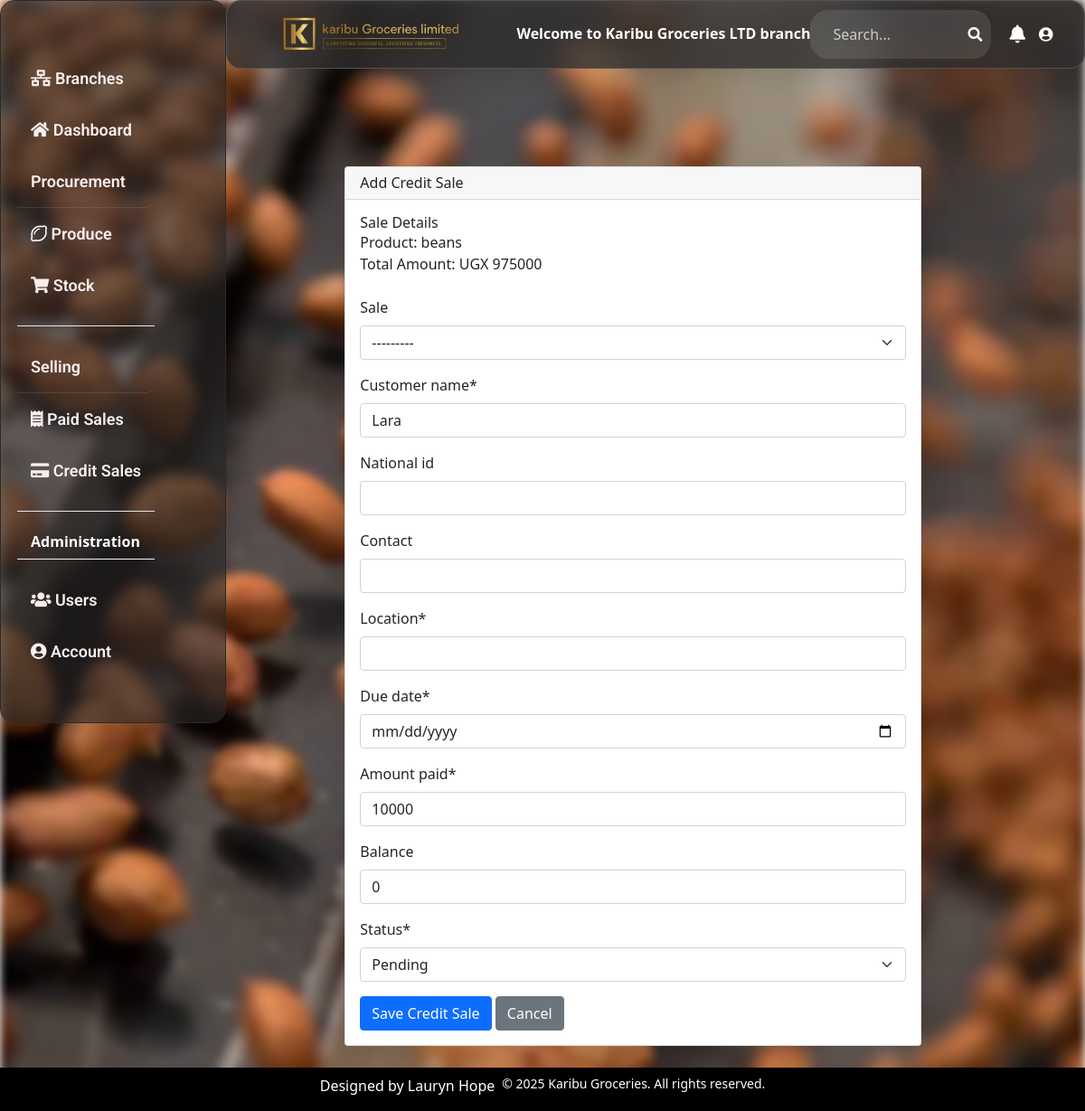
Screenshot of /create_credit_sale/4/ (signed in) with the database file from the repository.
### happy_hoe/models.py (models this page shows, shortened)
class Sale(models.Model):
    branch = models.ForeignKey(Branch, on_delete=models.CASCADE, related_name='branch_sales', null=True, blank=True)
    product_name= models.ForeignKey(Stock, on_delete=models.CASCADE,max_length=100, blank=True, null=True)
    unit_price= models.IntegerField( blank=True, null=True, default=1000)
    quantity= models.IntegerField( blank=True, default=5, null=True)
    customer_name= models.CharField(max_length=100, blank=True, null=True)
    date= models.DateField(auto_now_add=True, blank=True, null=True)
    amount_received= models.IntegerField( blank=True, default=1500, null=True)
    payment_method_choices=(
        ('Cash', 'Cash'),
        ('Credit', 'Credit'),
        ('Mobile Money', 'Mobile Money'),
    )
    payment_method= models.CharField(max_length=50, choices=payment_method_choices, blank=True, null=True)
    payment_status = models.CharField(
        max_length=20,
        choices=[
            ('PAID', 'Paid'),
            ('PENDING', 'Pending'),
            ('CANCELLED', 'Cancelled')
        ],
        default='PAID'
    )
    sales_agent= models.ForeignKey(Userprofile,on_delete=models.CASCADE, blank=True)
    def total_sale(self):
        total= self.quantity * self.product_name.unit_price
        """if self.product_name and self.product_name .unit_price is not None:
            return self.quantity * self.product_name.unit_price"""
        return total
    def __str__(self):
        return str(self.product_name)
    class Meta:
        indexes = [
            models.Index(fields=['branch', 'date']),
        ]
        ordering = ['branch', '-date']
    def save(self, *args, **kwargs):
        if not self.branch_id and self.sales_agent:
            self.branch = self.sales_agent.branch
        super().save(*args, **kwargs)

class Stock(models.Model):
    branch= models.ForeignKey(Branch, on_delete=models.CASCADE,  related_name='branch_stock', null=True, blank=True)
    Category_name= models.ForeignKey (Category, on_delete=models.CASCADE, blank=True)
    product_choices=(
        ('beans', 'beans'),
        ('soybeans', 'soybeans'),
        ('gnuts', 'gnuts'),
        ('maize', 'maize'),
        ('cowpeas', 'cowpeas'),
    )
    product_name = models.CharField(max_length=50, null=True, blank=True, choices=product_choices)
    total_quantity= models.PositiveIntegerField( default=0, blank=True, null=True)
    issued_quantity= models.PositiveIntegerField(default=0, blank=True, null=True)
    received_quantity= models.PositiveIntegerField( default=0, blank=True, null=True)
    cost_of_stock= models.DecimalField(max_digits=50, blank=True, null=True, default=1000000, decimal_places=0)
    unit_cost= models.IntegerField(blank=True, null=True, default=500)
    unit_price= models.IntegerField(blank=True, null=True, default=500)
    date_of_stock= models.DateField(auto_now_add=True ,blank=True, null=True)
    supplier_name= models.CharField(max_length=100, blank=True, null=True)
    phone_regex = RegexValidator(
        regex=r'^\+?256[0-9]{9,15}$',
        message="Phone number must be in the format: '+2567XXXXXXXX'.")
    supplier_contact = models.CharField(max_length=15, validators=[phone_regex], blank=True, null=True)
    type_of_produce = models.CharField(max_length=100, blank=True, null=True)
    entry_agent= models.ForeignKey(Userprofile, on_delete=models.CASCADE, null=True, blank=True, related_name='stocks_entered')
    def __str__(self):
        return str(self.product_name)

### happy_hoe/views.py (the view)
# urls.py: path('create_credit_sale/<int:sale_id>/', views.create_credit_sale, name='create_credit_sale'),
@login_required
def create_credit_sale(request, sale_id):
    sale = get_object_or_404(Sale, id=sale_id)
    if hasattr(sale, 'credit_details'):
        messages.warning(request, 'This sale already has a credit record!')
        return redirect('credit_sales')
    sale.payment_method = 'Credit'
    sale.payment_status = 'PENDING'
    sale.save()
    if request.method == 'POST':
        form = CreditSaleForm(request.POST)
        if form.is_valid():
            credit_sale = form.save(commit=False)
            credit_sale.sale = sale
            credit_sale.balance = sale.total_sale() - credit_sale.amount_paid
            if credit_sale.balance <= 0:
                credit_sale.status = 'PAID'
            elif credit_sale.due_date < timezone.now().date():
                credit_sale.status = 'OVERDUE'
            else:
                credit_sale.status = 'PENDING'
            credit_sale.save()
            messages.success(request, 'Credit sale added successfully!')
            return redirect('credit_sales')
    else:
        initial_data = {}
        if sale.customer_name:
            initial_data['customer_name'] = sale.customer_name
        form = CreditSaleForm(initial=initial_data)
    context = {
        'form': form,
        'sale': sale
    }
    return render(request, 'happy_hoeapp/create_credit_sale.html', context)# Edit existing CreditSale

### happy_hoe/forms.py
class CreditSaleForm(forms.ModelForm):
    class Meta:
        model = CreditSale
        fields ='__all__'
        widgets = {
            'due_date': forms.DateInput(attrs={'type': 'date'})
        }

### happy_hoe/templates/happy_hoeapp/create_credit_sale.html (shortened to what this page needs)
{% extends 'happy_hoeapp/base.html' %}
{% load crispy_forms_tags %}
{% block content %}
<div class="container mt-4">
    <div class="row justify-content-center">
        <div class="col-md-8">
            <div class="card shadow-lg">
                <div class="card-header">
                    <h4 class="mb-0">Add Credit Sale</h4>
                </div>
                <div class="card-body">
                    <div class="mb-4">
                        <h5>Sale Details</h5>
                        <p>Product: {{ sale.product_name }}</p>
                        <p>Total Amount: UGX {{ sale.total_sale }}</p>
                    </div>
                    <form method="POST">
                        {{ form|crispy }}
                        <div class="mt-3">
                            <button type="submit" class="btn btn-primary">Save Credit Sale</button>
                            <a href="{% url 'sales' %}" class="btn btn-secondary">Cancel</a>
                        </div>
                    </form>
                </div>
            </div>
        </div>
    </div>
</div>
{% endblock %}

### happy_hoe/static/css/base.css (style rules this page uses)
html, body { height: 100%; width: 100%; margin: 0; }
body::before { content: ""; position: fixed; top: 0; left: 0; right: 0; bottom: 0; width: 100%; height: 100%; top: 0; left: 0; right: 0; bottom: 0; background: url('/static/images/f1.webp') no-repeat center center fixed; background-size: cover; filter: blur(5px); z-index: -1; }

### rows the page displays
Sale: product_name "beans", total_sale "975000", customer_name "Lara"
